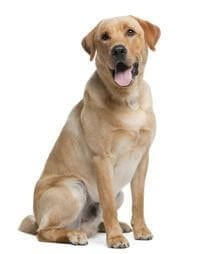
#> input picture labrador1.jpg, 200 x 254 px
$ jupyter execute 'OpenCV Basics.ipynb'
#> lines starting #> are read from the running program, lines starting #| are printed output that depends on the picture
[cell 1]
import cv2
import numpy as np
import matplotlib.pyplot as plt

[cell 2]
image_file = "./labrador1.jpg"

img = cv2.imread(image_file, 0) / 255
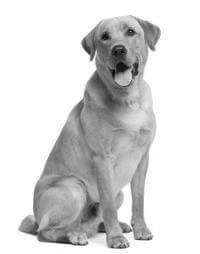
#> img: shape (254, 200) float64; min 0, max 1, mean 0.839

[cell 3]
plt.imshow(img)

[cell 4]
# Resize image
img_width = 28
img_height = 28

dim = (img_width, img_height)

img = cv2.resize(img, dim)
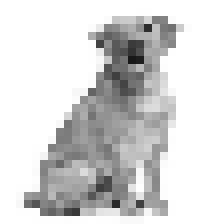
#> img: shape (28, 28) float64 (shown 8 times larger); min 0.0977, max 1, mean 0.839

plt.imshow(img)

[cell 5]
vector = img.ravel()
#> vector = 784 values, max 1 at index 0, min 0.0977 at index 212, mean 0.839

vector.shape
#> Out = (784,)

$ run again, with labrador2.jpg copied over labrador1.jpg
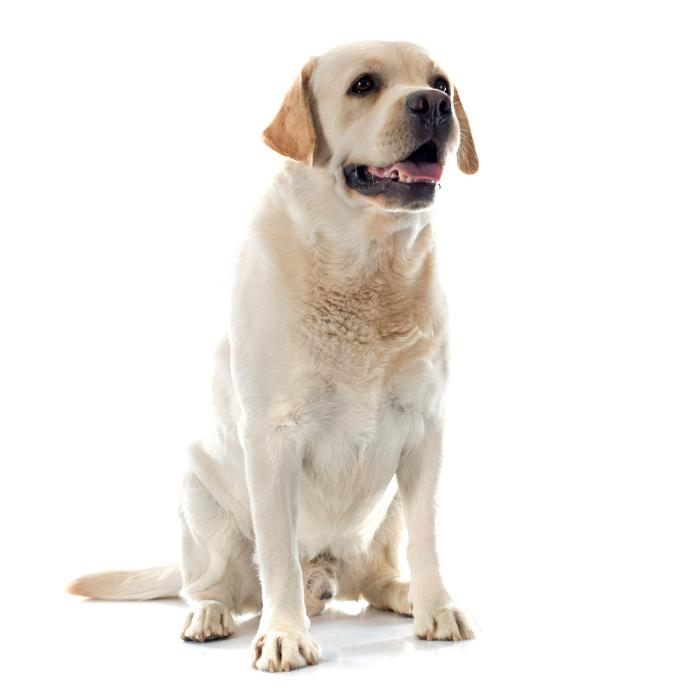
#> input picture labrador2.jpg, 693 x 693 px
#> `img = cv2.imread(image_file, 0) / 255`:
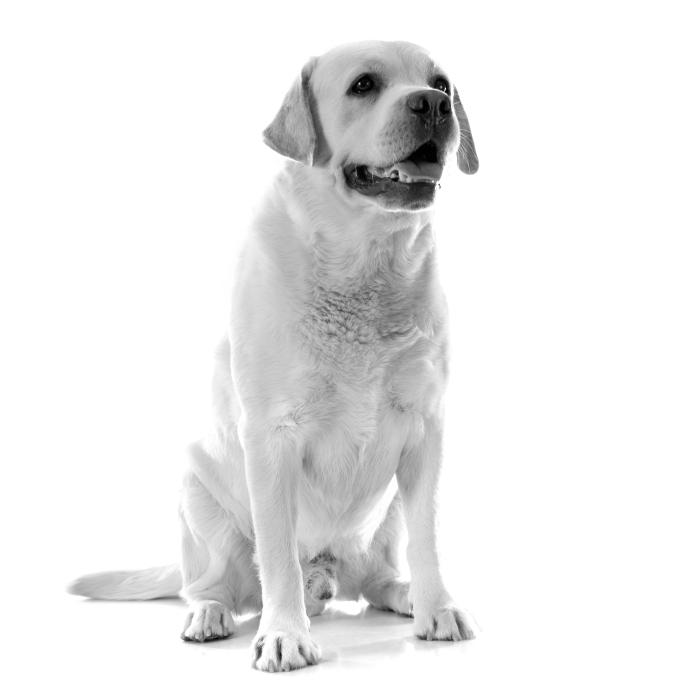
#> img: shape (693, 693) float64; min 0, max 1, mean 0.919
#> `img = cv2.resize(img, dim)`:
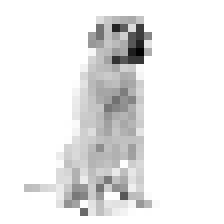
#> img: shape (28, 28) float64 (shown 8 times larger); min 0.00913, max 1, mean 0.919
#> vector = 784 values, max 1 at index 0, min 0.00913 at index 185, mean 0.919

$ run again, with labrador4.jpg copied over labrador1.jpg
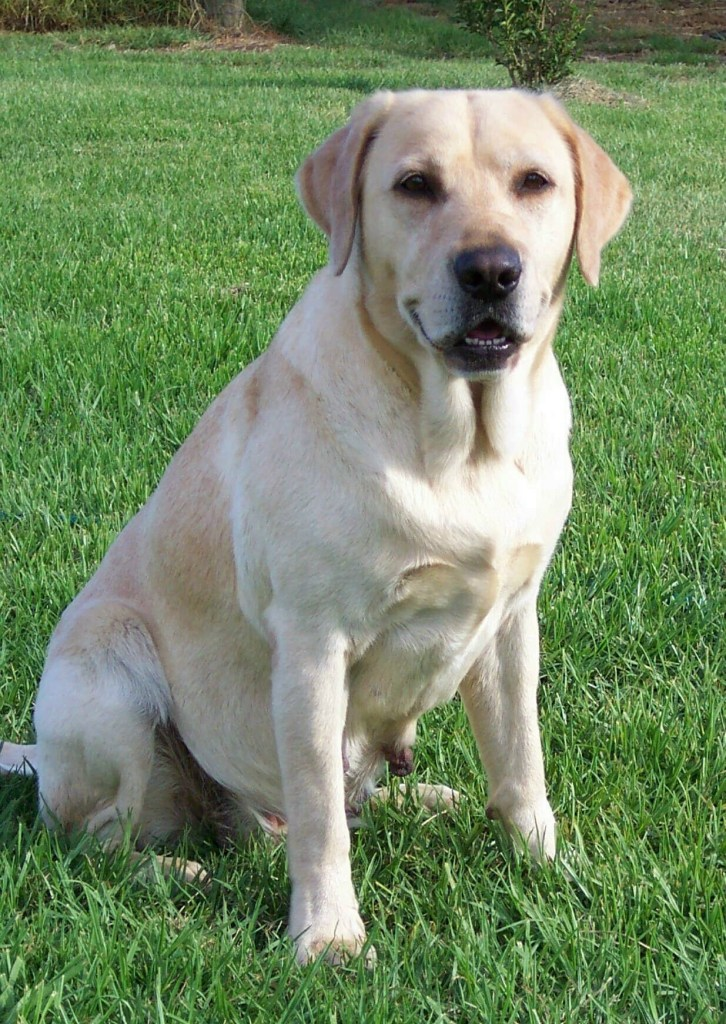
#> input picture labrador4.jpg, 726 x 1024 px
#> `img = cv2.imread(image_file, 0) / 255`:
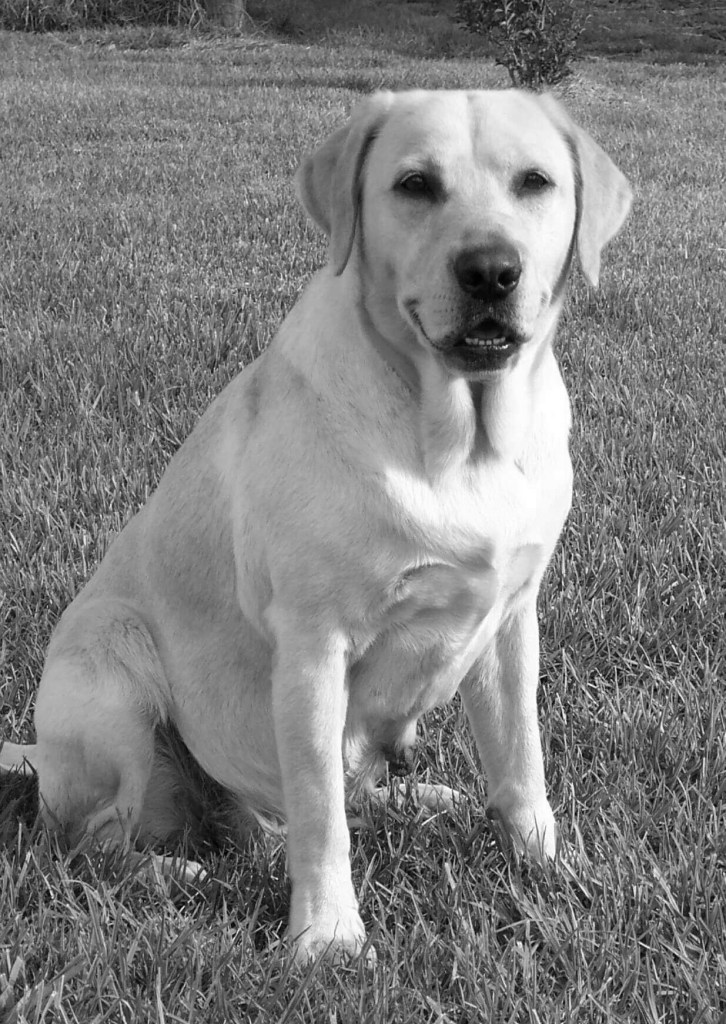
#> img: shape (1024, 726) float64; min 0, max 1, mean 0.496
#> `img = cv2.resize(img, dim)`:
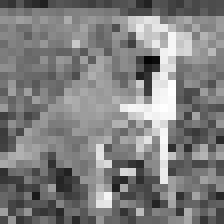
#> img: shape (28, 28) float64 (shown 8 times larger); min 0.0192, max 1, mean 0.5
#> vector = 784 values, max 1 at index 329, min 0.0192 at index 214, mean 0.5

$ run again, with labrador5.jpg copied over labrador1.jpg
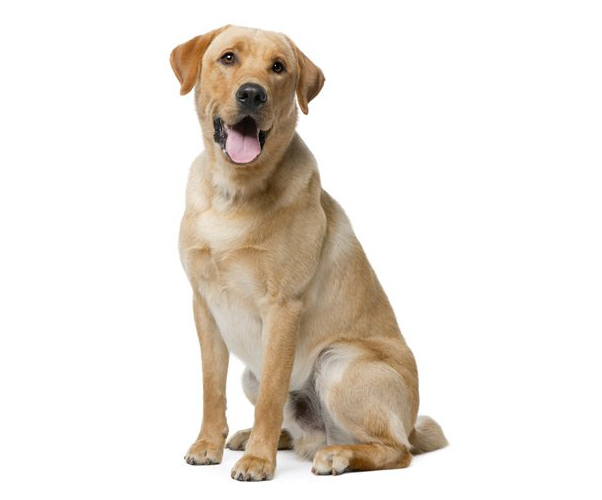
#> input picture labrador5.jpg, 602 x 500 px
#> `img = cv2.imread(image_file, 0) / 255`:
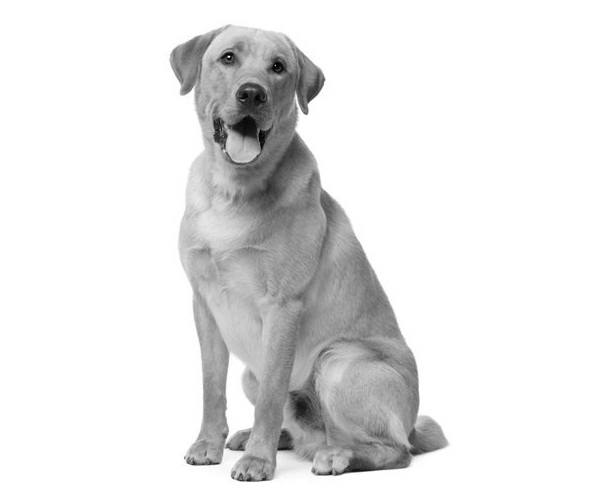
#> img: shape (500, 602) float64; min 0, max 1, mean 0.898
#> `img = cv2.resize(img, dim)`:
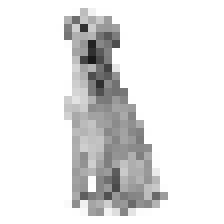
#> img: shape (28, 28) float64 (shown 8 times larger); min 0.0999, max 1, mean 0.896
#> vector = 784 values, max 1 at index 0, min 0.0999 at index 207, mean 0.896
